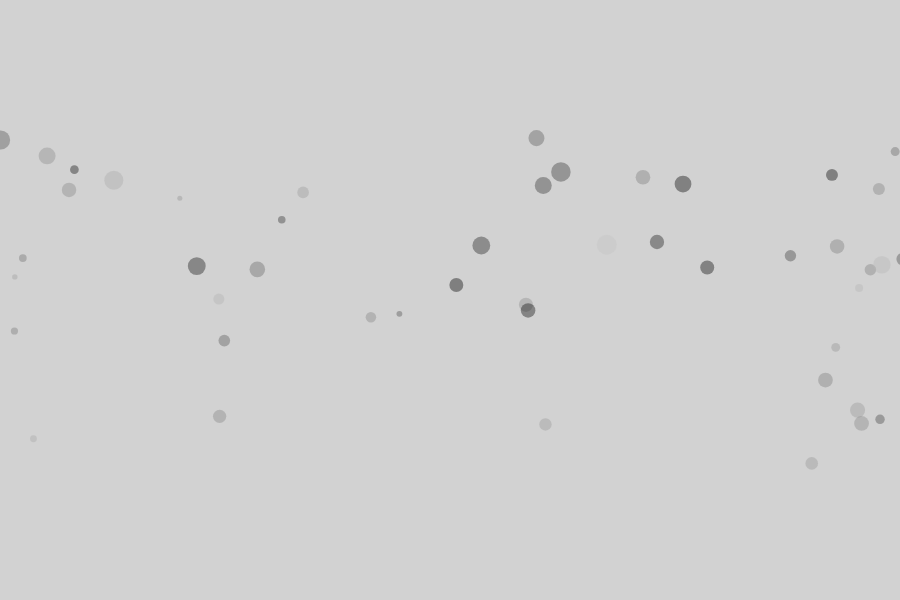
Frame 1 (no input)
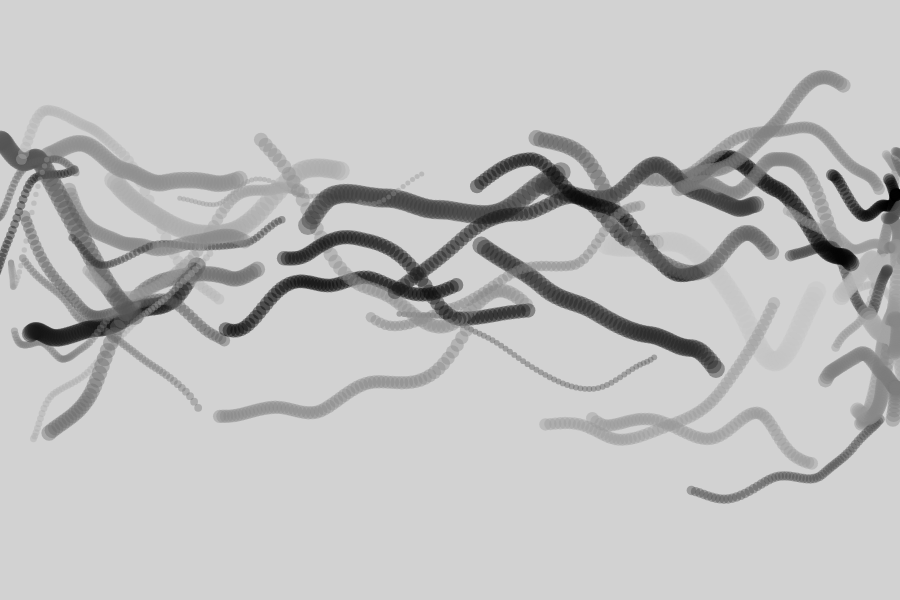
Frame 60 (no input)
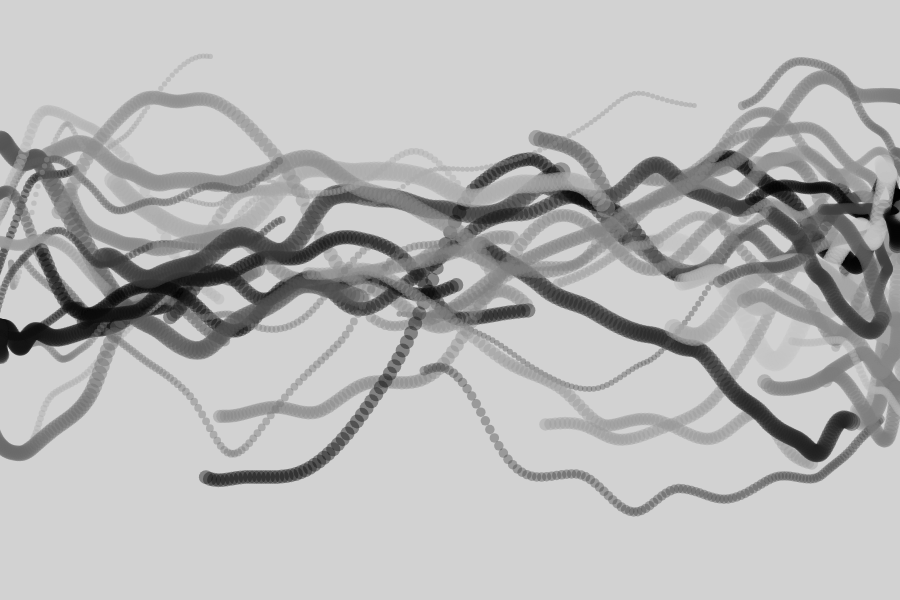
Frame 120 (the mouse pressed at the canvas centre since frame 60)

The p5.js sketch that drew these frames (run headless with seeded random() and noise() and a simulated clock; from frame 60 on, the mouse is pressed at the canvas centre):

// p5.js sketch
// ── sketch.js
var c = []; 

function setup(){
	createCanvas(900,600);
	background(210);

	for(var i=0;i<50;i++){
		c[i] = new noiseCreature(0.01);
	}

}

function draw(){
	//background(210);
	for(var i=0;i<c.length;i++){
		c[i].render();
		c[i].move();
	}
	
}
// ── noiseCreature.js
//a class for perlin noise creatures
function noiseCreature(inc){
	this.xoff = random(20);
	this.yoff = random(1000);
	this.inc = inc;
	this.c = random(0,200);
	this.r = random(5,20);
	
	this.render = function(){


		var x = map(noise(this.xoff),0,1,-50,50);
		var s = map(sin(this.xoff),-1,1,0,width);

		var xPos = x + s;

		var y = map(noise(this.yoff),0,1,0,height);


		noStroke();
		fill(this.c,100);
		ellipse(xPos,y,this.r,this.r);

	};

	this.move = function(){
		this.xoff += this.inc;
		this.yoff += this.inc;

	};
}
